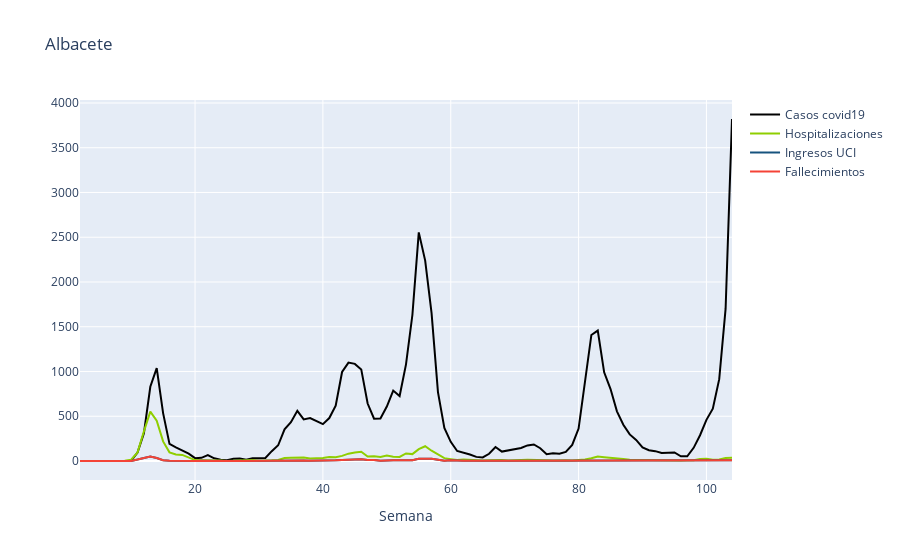

The code cell stored with this chart in its notebook:
### Code cell
#Albacete
casos = go.Scatter(x= df_albacete['Semana'] , y= df_albacete['Casos'] , name= 'Casos covid19' , mode= 'lines' , marker= dict(color= '#000000'))
hospitalizaciones = go.Scatter(x= df_albacete['Semana'] , y= df_albacete['Hospitalizaciones'] , name= 'Hospitalizaciones' , mode= 'lines' , marker= dict(color= '#8fce00'))
uci = go.Scatter(x= df_albacete['Semana'] , y= df_albacete['Ingresos UCI'] , name= 'Ingresos UCI' , mode= 'lines' , marker= dict(color= '#16537e'))
fallecimientos = go.Scatter(x= df_albacete['Semana'] , y= df_albacete['Fallecimientos'] , name= 'Fallecimientos' , mode= 'lines' , marker= dict(color= '#f44336'))

data = [casos , hospitalizaciones , uci , fallecimientos]
layout = dict(title= 'Albacete' , xaxis= dict(title= 'Semana'))

fig_albacete = go.Figure(data= data , layout= layout)
iplot(fig_albacete)

### Figure 1 — Plotly figure (JSON) as saved in the notebook; plotly's stock layout.template omitted (floating-point values rounded to 4 significant figures)
{"data": [{"marker": {"color": "#000000"}, "mode": "lines", "name": "Casos covid19", "type": "scatter", "x": [2, 3, 4, 5, 6, 7, 8, 9, 10, 11, 12, 13, 14, 15, 16, 17, 18, 19, 20, 21, 22, 23, 24, 25, 26, 27, 28, 29, 30, 31, 32, 33, 34, 35, 36, 37, 38, 39, 40, 41, 42, 43, 44, 45, 46, 47, 48, 49, 50, 51, 52, 53, 54, 55, 56, 57, 58, 59, 60, 61, 62, 63, 64, 65, 66, 67, 68, 69, 70, 71, 72, 73, 74, 75, 76, 77, 78, 79, 80, 81, 82, 83, 84, 85, 86, 87, 88, 89, 90, 91, 92, 93, 94, 95, 96, 97, 98, 99, 100, 101, 102, 103, 104], "y": [0, 0, 0, 0, 0, 0, 0, 1, 3, 95, 311, 829, 1038, 535, 191, 153, 121, 83, 32, 35, 65, 30, 13, 9, 26, 29, 13, 31, 31, 34, 110, 176, 353, 434, 561, 465, 479, 447, 412, 480, 617, 995, 1099, 1085, 1023, 642, 472, 474, 608, 787, 726, 1080, 1631, 2554, 2239, 1652, 770, 369, 214, 112, 94, 72, 46, 40, 81, 156, 105, 117, 128, 146, 174, 185, 143, 76, 86, 81, 101, 179, 362, 889, 1408, 1457, 991, 804, 555, 405, 297, 235, 151, 121, 110, 89, 88, 95, 53, 53, 147, 288, 460, 585, 914, 1702, 3821]}, {"marker": {"color": "#8fce00"}, "mode": "lines", "name": "Hospitalizaciones", "type": "scatter", "x": [2, 3, 4, 5, 6, 7, 8, 9, 10, 11, 12, 13, 14, 15, 16, 17, 18, 19, 20, 21, 22, 23, 24, 25, 26, 27, 28, 29, 30, 31, 32, 33, 34, 35, 36, 37, 38, 39, 40, 41, 42, 43, 44, 45, 46, 47, 48, 49, 50, 51, 52, 53, 54, 55, 56, 57, 58, 59, 60, 61, 62, 63, 64, 65, 66, 67, 68, 69, 70, 71, 72, 73, 74, 75, 76, 77, 78, 79, 80, 81, 82, 83, 84, 85, 86, 87, 88, 89, 90, 91, 92, 93, 94, 95, 96, 97, 98, 99, 100, 101, 102, 103, 104], "y": [0, 0, 0, 0, 0, 0, 1, 4, 14, 96, 331, 551, 450, 219, 97, 72, 68, 41, 10, 9, 9, 10, 5, 0, 4, 8, 4, 11, 3, 2, 7, 12, 33, 36, 34, 39, 28, 27, 34, 44, 43, 57, 82, 95, 104, 51, 53, 45, 62, 47, 45, 84, 77, 133, 165, 115, 71, 32, 21, 10, 18, 13, 7, 5, 8, 12, 10, 5, 12, 12, 14, 14, 8, 7, 5, 2, 7, 5, 8, 17, 31, 50, 43, 38, 34, 23, 15, 14, 12, 5, 7, 6, 2, 7, 5, 8, 9, 21, 24, 15, 18, 33, 36]}, {"marker": {"color": "#16537e"}, "mode": "lines", "name": "Ingresos UCI", "type": "scatter", "x": [2, 3, 4, 5, 6, 7, 8, 9, 10, 11, 12, 13, 14, 15, 16, 17, 18, 19, 20, 21, 22, 23, 24, 25, 26, 27, 28, 29, 30, 31, 32, 33, 34, 35, 36, 37, 38, 39, 40, 41, 42, 43, 44, 45, 46, 47, 48, 49, 50, 51, 52, 53, 54, 55, 56, 57, 58, 59, 60, 61, 62, 63, 64, 65, 66, 67, 68, 69, 70, 71, 72, 73, 74, 75, 76, 77, 78, 79, 80, 81, 82, 83, 84, 85, 86, 87, 88, 89, 90, 91, 92, 93, 94, 95, 96, 97, 98, 99, 100, 101, 102, 103, 104], "y": [0, 0, 0, 0, 0, 0, 0, 0, 1, 16, 33, 50, 34, 9, 3, 1, 2, 1, 0, 2, 0, 0, 2, 0, 0, 0, 1, 1, 2, 0, 1, 1, 5, 2, 7, 5, 2, 2, 4, 7, 8, 12, 13, 11, 19, 10, 11, 3, 8, 9, 9, 8, 8, 24, 28, 25, 14, 3, 8, 2, 3, 3, 2, 2, 2, 4, 2, 1, 4, 2, 3, 3, 3, 2, 1, 0, 2, 1, 0, 0, 7, 6, 6, 7, 3, 6, 0, 4, 4, 2, 0, 0, 1, 0, 1, 1, 3, 2, 4, 1, 6, 8, 7]}, {"marker": {"color": "#f44336"}, "mode": "lines", "name": "Fallecimientos", "type": "scatter", "x": [2, 3, 4, 5, 6, 7, 8, 9, 10, 11, 12, 13, 14, 15, 16, 17, 18, 19, 20, 21, 22, 23, 24, 25, 26, 27, 28, 29, 30, 31, 32, 33, 34, 35, 36, 37, 38, 39, 40, 41, 42, 43, 44, 45, 46, 47, 48, 49, 50, 51, 52, 53, 54, 55, 56, 57, 58, 59, 60, 61, 62, 63, 64, 65, 66, 67, 68, 69, 70, 71, 72, 73, 74, 75, 76, 77, 78, 79, 80, 81, 82, 83, 84, 85, 86, 87, 88, 89, 90, 91, 92, 93, 94, 95, 96, 97, 98, 99, 100, 101, 102, 103, 104], "y": [0, 0, 0, 0, 0, 0, 0, 0, 1, 16, 33, 50, 34, 9, 3, 1, 2, 1, 0, 2, 0, 0, 2, 0, 0, 0, 1, 1, 2, 0, 1, 1, 5, 2, 7, 5, 2, 2, 4, 7, 8, 12, 13, 11, 19, 10, 11, 3, 8, 9, 9, 8, 8, 24, 28, 25, 14, 3, 8, 2, 3, 3, 2, 2, 2, 4, 2, 1, 4, 2, 3, 3, 3, 2, 1, 0, 2, 1, 0, 0, 7, 6, 6, 7, 3, 6, 0, 4, 4, 2, 0, 0, 1, 0, 1, 1, 3, 2, 4, 1, 6, 8, 7]}], "layout": {"title": {"text": "Albacete"}, "xaxis": {"title": {"text": "Semana"}}}}
